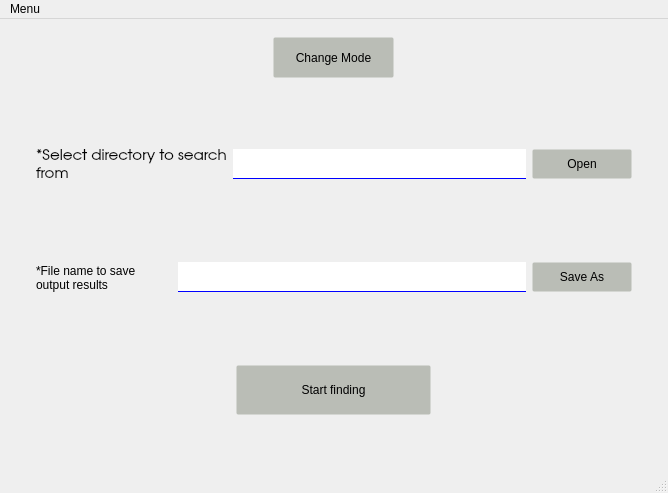
<?xml version="1.0" encoding="UTF-8"?>
<ui version="4.0">
 <class>MainWindow</class>
 <widget class="QMainWindow" name="MainWindow">
  <property name="geometry">
   <rect>
    <x>0</x>
    <y>0</y>
    <width>668</width>
    <height>493</height>
   </rect>
  </property>
  <property name="minimumSize">
   <size>
    <width>385</width>
    <height>0</height>
   </size>
  </property>
  <property name="windowTitle">
   <string>SearchVenvs</string>
  </property>
  <widget class="QWidget" name="centralwidget">
   <layout class="QGridLayout" name="gridLayout_4">
    <item row="1" column="0">
     <widget class="QStackedWidget" name="stackedWidget">
      <property name="currentIndex">
       <number>0</number>
      </property>
      <widget class="QWidget" name="page">
       <layout class="QGridLayout" name="gridLayout_3">
        <item row="1" column="0">
         <widget class="QFrame" name="frame_pafe_1">
          <property name="frameShape">
           <enum>QFrame::NoFrame</enum>
          </property>
          <property name="frameShadow">
           <enum>QFrame::Raised</enum>
          </property>
          <layout class="QGridLayout" name="gridLayout">
           <item row="0" column="0">
            <widget class="QFrame" name="frame">
             <property name="frameShape">
              <enum>QFrame::NoFrame</enum>
             </property>
             <property name="frameShadow">
              <enum>QFrame::Raised</enum>
             </property>
             <layout class="QHBoxLayout" name="horizontalLayout">
              <item>
               <widget class="QLabel" name="label">
                <property name="font">
                 <font>
                  <family>URW Gothic</family>
                  <pointsize>11</pointsize>
                  <weight>50</weight>
                  <italic>false</italic>
                  <bold>false</bold>
                  <stylestrategy>PreferAntialias</stylestrategy>
                 </font>
                </property>
                <property name="styleSheet">
                 <string notr="true">
	font: 11pt &quot;URW Gothic&quot;;</string>
                </property>
                <property name="text">
                 <string>*Select directory to search from</string>
                </property>
                <property name="alignment">
                 <set>Qt::AlignLeading|Qt::AlignLeft|Qt::AlignVCenter</set>
                </property>
                <property name="wordWrap">
                 <bool>true</bool>
                </property>
               </widget>
              </item>
              <item>
               <widget class="QLineEdit" name="lineEdit_searchPath">
                <property name="minimumSize">
                 <size>
                  <width>0</width>
                  <height>30</height>
                 </size>
                </property>
                <property name="styleSheet">
                 <string notr="true">#lineEdit_searchPath{
	border: none;
	border-bottom: 1px solid blue;
	font: 11pt &quot;URW Gothic&quot;;
	padding: 2px 10px;
}
#lineEdit_searchPath::hover:!pressed{
	border: none;
	border-bottom: 2px solid blue;
}</string>
                </property>
                <property name="text">
                 <string/>
                </property>
               </widget>
              </item>
              <item>
               <widget class="QPushButton" name="pushButton_open">
                <property name="minimumSize">
                 <size>
                  <width>100</width>
                  <height>30</height>
                 </size>
                </property>
                <property name="styleSheet">
                 <string notr="true">#pushButton_open{
	background-color: rgb(186, 189, 182);
	border: 1px solid none;
	font: 11pt &quot;URW Gothic&quot;;
	border-radius: 2px;
}
#pushButton_open::hover:!pressed{
	border: 2px solid blue;
	font: 11pt &quot;URW Gothic&quot;;
}
#pushButton_open::pressed{
	border: none;
	font: 11pt &quot;URW Gothic&quot;;
	padding: 2px;
}</string>
                </property>
                <property name="text">
                 <string>Open</string>
                </property>
               </widget>
              </item>
             </layout>
            </widget>
           </item>
           <item row="1" column="0">
            <widget class="QFrame" name="frame_2">
             <property name="frameShape">
              <enum>QFrame::NoFrame</enum>
             </property>
             <property name="frameShadow">
              <enum>QFrame::Raised</enum>
             </property>
             <layout class="QHBoxLayout" name="horizontalLayout_2">
              <item>
               <widget class="QLabel" name="label_2">
                <property name="styleSheet">
                 <string notr="true">
	font: 11pt &quot;URW Gothic&quot;;</string>
                </property>
                <property name="text">
                 <string>*File name to save output results</string>
                </property>
                <property name="wordWrap">
                 <bool>true</bool>
                </property>
               </widget>
              </item>
              <item>
               <widget class="QLineEdit" name="lineEdit_saveAs">
                <property name="minimumSize">
                 <size>
                  <width>0</width>
                  <height>30</height>
                 </size>
                </property>
                <property name="styleSheet">
                 <string notr="true">#lineEdit_saveAs{
	border: none;
	border-bottom: 1px solid blue;
	font: 11pt &quot;URW Gothic&quot;;
	padding: 2px 10px;
}
#lineEdit_saveAs::hover:!pressed{
	border: none;
	border-bottom: 2px solid blue;
}</string>
                </property>
                <property name="text">
                 <string/>
                </property>
               </widget>
              </item>
              <item>
               <widget class="QPushButton" name="pushButton_saveAs">
                <property name="minimumSize">
                 <size>
                  <width>100</width>
                  <height>30</height>
                 </size>
                </property>
                <property name="styleSheet">
                 <string notr="true">#pushButton_saveAs{
	background-color: rgb(186, 189, 182);
	border: 1px solid none;
	font: 11pt &quot;URW Gothic&quot;;
	border-radius: 2px;
}
#pushButton_saveAs::hover:!pressed{
	border: 2px solid blue;
	font: 11pt &quot;URW Gothic&quot;;
}
#pushButton_saveAs::pressed{
	border: none;
	font: 11pt &quot;URW Gothic&quot;;
	padding: 2px;
}</string>
                </property>
                <property name="text">
                 <string>Save As</string>
                </property>
               </widget>
              </item>
             </layout>
            </widget>
           </item>
           <item row="2" column="0">
            <widget class="QFrame" name="frame_4">
             <property name="frameShape">
              <enum>QFrame::NoFrame</enum>
             </property>
             <property name="frameShadow">
              <enum>QFrame::Raised</enum>
             </property>
             <layout class="QGridLayout" name="gridLayout_2">
              <item row="0" column="0">
               <spacer name="horizontalSpacer">
                <property name="orientation">
                 <enum>Qt::Horizontal</enum>
                </property>
                <property name="sizeType">
                 <enum>QSizePolicy::Minimum</enum>
                </property>
                <property name="sizeHint" stdset="0">
                 <size>
                  <width>40</width>
                  <height>20</height>
                 </size>
                </property>
               </spacer>
              </item>
              <item row="0" column="1">
               <widget class="QPushButton" name="pushButton_startFinding">
                <property name="minimumSize">
                 <size>
                  <width>100</width>
                  <height>50</height>
                 </size>
                </property>
                <property name="maximumSize">
                 <size>
                  <width>195</width>
                  <height>16777215</height>
                 </size>
                </property>
                <property name="styleSheet">
                 <string notr="true">#pushButton_startFinding{
	background-color: rgb(186, 189, 182);
	border: 1px solid none;
	font: 11pt &quot;URW Gothic&quot;;
	border-radius: 2px;
}
#pushButton_startFinding::hover:!pressed{
	border: 2px solid blue;
	font: 11pt &quot;URW Gothic&quot;;
}
#pushButton_startFinding::pressed{
	border: none;
	font: 11pt &quot;URW Gothic&quot;;
	padding: 2px;
}</string>
                </property>
                <property name="text">
                 <string>Start finding</string>
                </property>
               </widget>
              </item>
              <item row="0" column="2">
               <spacer name="horizontalSpacer_2">
                <property name="orientation">
                 <enum>Qt::Horizontal</enum>
                </property>
                <property name="sizeType">
                 <enum>QSizePolicy::Minimum</enum>
                </property>
                <property name="sizeHint" stdset="0">
                 <size>
                  <width>40</width>
                  <height>20</height>
                 </size>
                </property>
               </spacer>
              </item>
             </layout>
            </widget>
           </item>
          </layout>
         </widget>
        </item>
       </layout>
      </widget>
     </widget>
    </item>
    <item row="0" column="0">
     <widget class="QFrame" name="frame_page_header">
      <property name="frameShape">
       <enum>QFrame::NoFrame</enum>
      </property>
      <property name="frameShadow">
       <enum>QFrame::Raised</enum>
      </property>
      <layout class="QGridLayout" name="gridLayout_5">
       <item row="0" column="0">
        <widget class="QPushButton" name="pushButton_changeMode">
         <property name="minimumSize">
          <size>
           <width>121</width>
           <height>41</height>
          </size>
         </property>
         <property name="maximumSize">
          <size>
           <width>121</width>
           <height>41</height>
          </size>
         </property>
         <property name="styleSheet">
          <string notr="true">#pushButton_changeMode{
	background-color: rgb(186, 189, 182);
	border: 1px solid none;
	font: 11pt &quot;URW Gothic&quot;;
	border-radius: 2px;
}
#pushButton_changeMode::hover:!pressed{
	border: 2px solid blue;
	font: 11pt &quot;URW Gothic&quot;;
}
#pushButton_changeMode::pressed{
	border: none;
	font: 11pt &quot;URW Gothic&quot;;
	padding: 2px;
}</string>
         </property>
         <property name="text">
          <string>Change Mode</string>
         </property>
        </widget>
       </item>
      </layout>
     </widget>
    </item>
   </layout>
  </widget>
  <widget class="QMenuBar" name="menubar">
   <property name="geometry">
    <rect>
     <x>0</x>
     <y>0</y>
     <width>668</width>
     <height>22</height>
    </rect>
   </property>
   <widget class="QMenu" name="menuMenu">
    <property name="title">
     <string>Menu</string>
    </property>
    <addaction name="actionPreferences"/>
   </widget>
   <addaction name="menuMenu"/>
  </widget>
  <widget class="QStatusBar" name="statusbar"/>
  <action name="actionPreferences">
   <property name="text">
    <string>&amp;Preferences</string>
   </property>
   <property name="shortcut">
    <string>Alt+P</string>
   </property>
  </action>
 </widget>
 <tabstops>
  <tabstop>pushButton_changeMode</tabstop>
  <tabstop>lineEdit_searchPath</tabstop>
  <tabstop>pushButton_open</tabstop>
  <tabstop>lineEdit_saveAs</tabstop>
  <tabstop>pushButton_saveAs</tabstop>
  <tabstop>pushButton_startFinding</tabstop>
 </tabstops>
 <resources/>
 <connections/>
</ui>
